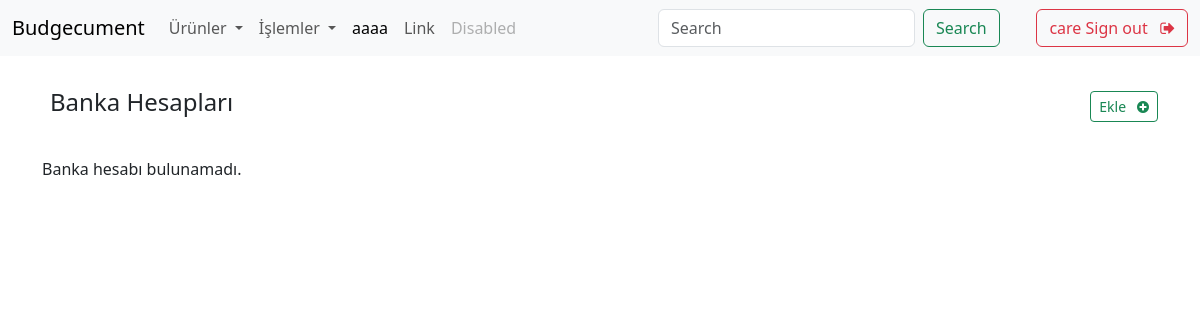
The page /bank_accounts/ (signed in) on the database as committed earlier.
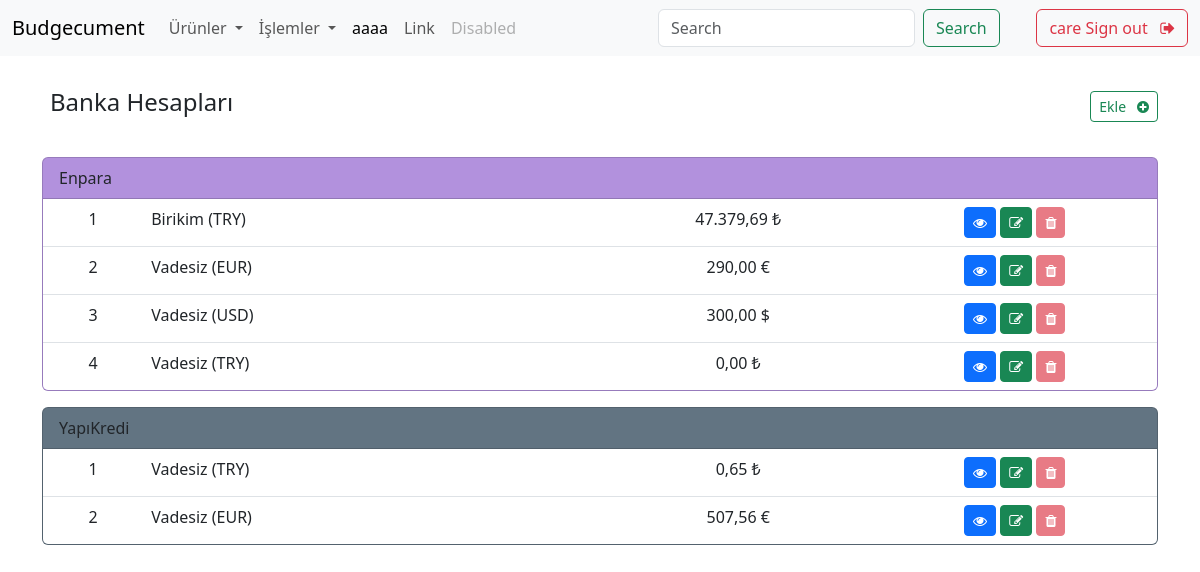
The same page on the database as committed later.
### apps/common/models.py (models this page shows, shortened)
class BankName(models.Model):
    name = models.CharField(max_length=200)
    color = models.CharField(max_length=7, default="#efefef")
    class Meta:
        verbose_name = "Banka Adı"
        verbose_name_plural = "Banka Adları"

class Currency(models.Model):
    code = models.CharField(max_length=3, unique=True)  # ISO 4217 code
    name = models.CharField(max_length=50)
    symbol = models.CharField(max_length=10)
    class Meta:
        verbose_name = "Para Birimi"
        verbose_name_plural = "Para Birimleri"

### apps/bank_accounts/models.py (models this page shows, shortened)
class BankAccount(models.Model):
    uid = models.UUIDField(default=uuid.uuid4, editable=False, unique=True)
    name = models.CharField(max_length=200)
    bank = models.ForeignKey(BankName, on_delete=models.CASCADE)
    account_holder = models.ForeignKey(AccountHolder, on_delete=models.CASCADE)
    currency = models.ForeignKey(Currency, on_delete=models.CASCADE)
    current_balance = models.DecimalField(max_digits=100, decimal_places=2, default=0.00)
    is_active = models.BooleanField(default=True)
    class Meta:
        verbose_name = "Banka Hesabı"
        verbose_name_plural = "Banka Hesapları"
    @property
    def has_transactions(self):
        return Transaction.objects.filter(source_account=self).exists() or Transaction.objects.filter(destination_account=self).exists()

### apps/bank_accounts/views.py (the view)
# urls.py: path('', views.BankAccountListView.as_view(), name='bank_account_list'),
class BankAccountListView(LoginRequiredMixin, ListView):
    model = BankAccount
    template_name = 'bank_accounts/bank_account_list.html'
    def get_queryset(self):
        account_holder = self.request.user.accountholder
        return BankAccount.objects.filter(account_holder=account_holder, is_active=True).order_by('bank__name')
    def get_context_data(self, **kwargs):
        context = super().get_context_data(**kwargs)
        bank_accounts = self.get_queryset()
        grouped_accounts = []
        for key, group in groupby(bank_accounts, key=lambda x: x.bank):
            grouped_accounts.append((key, list(group)))
        context['grouped_accounts'] = grouped_accounts
        return context

### templates/bank_accounts/bank_account_list.html (shortened to what this page needs)
{% extends "base.html" %}
{% load crispy_forms_tags %}
{% block content %}
<div class="container">
    <div class="d-flex justify-content-between align-items-center">
        <h4 class="p-2">Banka Hesapları</h4>
        <a href="{% url 'bank_account_create' %}" class="btn btn-outline-success btn-sm">Ekle &nbsp;
        <i class="fa fa-plus-circle" aria-hidden="true"></i></a>
    </div>
    <br>
    {% if grouped_accounts %}
        {% for bank, accounts in grouped_accounts %}
            <div class="card mb-3" style="background-color: {{ bank.color }}">
                <div class="card-header">
                    {{ bank.name }}
                </div>
                <ul class="list-group list-group-flush">
                    {% for account in accounts %}
                            <li class="list-group-item">
                                <div class="row">
                                    <div class="col-sm-1 text-center">{{ forloop.counter }}</div>
                                    <div class="col-sm-5">{{ account.name }} ({{ account.currency.code }})</div>
                                    <div class="col-sm-3 text-center {% if account.current_balance < 0 %}text-danger{% endif %}">
                                        {{ account.current_balance }} {{ account.currency.symbol }}
                                    </div>
                                    <div class="col-sm-3 text-center">
                                        <a class="btn btn-primary btn-sm" href="{% url 'bank_account_detail' uid=account.uid %}">
                                            <i class="fa fa-eye" aria-hidden="true"></i>
                                        </a>
                                        <a class="btn btn-success btn-sm" href="{% url 'bank_account_edit' uid=account.uid %}">
                                            <i class="fa fa-pencil-square-o" aria-hidden="true"></i>
                                        </a>
                                        <a href="#"
                                           class="btn btn-danger btn-sm {% if account.current_balance != 0 or account.has_transactions %}disabled{% endif %}"
                                           tabindex="-1"
                                           onclick="showModal('{{ account.uid }}',
                                                              'Bu banka hesabını silmek istediğinize emin misiniz?',
                                                              '{% url 'bank_account_delete' uid=account.uid %}')">
                                            <i class="fa fa-trash" aria-hidden="true"></i>
                                        </a>
                                    </div>
                                </div>
                            </li>
                    {% endfor %}
                </ul>
            </div>
        {% endfor %}
    {% else %}
        <p>Banka hesabı bulunamadı.</p>
    {% endif %}
</div>
{% endblock %}

Rows that differ between the two databases and show on the page:
now on this page (row unchanged): BankName: name "Enpara"
added BankAccount: name "Birikim", currency.code "TRY", current_balance "47.379,69", currency.symbol "₺", shown under "Enpara"
added BankAccount: name "Vadesiz", currency.code "EUR", current_balance "290,00", currency.symbol "€", shown under "Enpara"
added BankAccount: name "Vadesiz", currency.code "USD", current_balance "300,00", currency.symbol "$", shown under "Enpara"
added BankAccount: name "Vadesiz", currency.code "TRY", current_balance "0,00", currency.symbol "₺", shown under "Enpara"
now on this page (row unchanged): BankName: name "YapıKredi"
added BankAccount: name "Vadesiz", currency.code "TRY", current_balance "0,65", currency.symbol "₺", shown under "YapıKredi"
added BankAccount: name "Vadesiz", currency.code "EUR", current_balance "507,56", currency.symbol "€", shown under "YapıKredi"
Other text that changed with them:
text no longer shown: "Banka hesabı bulunamadı."
